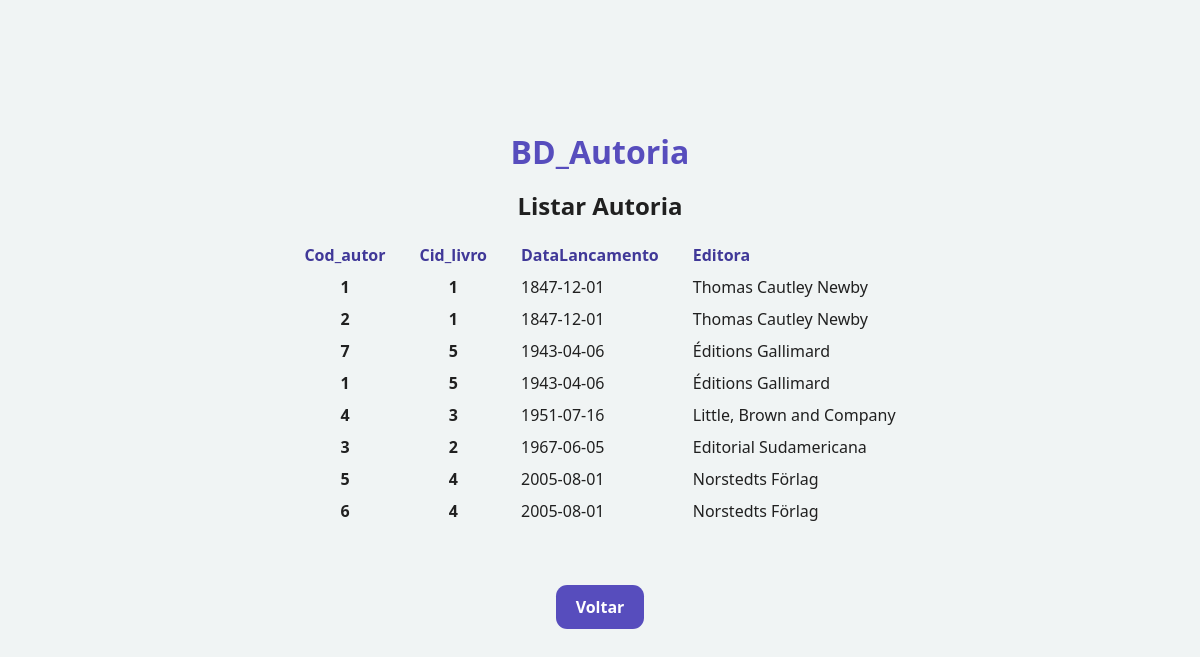
Screenshot of /autoria/listar.php with the database file from the repository.
### tables this page shows
CREATE TABLE `autoria` (
  `Cod_autor` int(11) NOT NULL,
  `Cod_livro` int(11) NOT NULL,
  `DataLancamento` date NOT NULL,
  `Editora` varchar(25) NOT NULL
);

### autoria/autoria.php (called while the page is built, shortened)
<?php
class Autoria
{
    function listar()
    {
        try {
            $this->conn = new Conectar();
            $sql = $this->conn->query("select * from autoria order by DataLancamento");
            $sql->execute();
            return $sql->fetchAll();
        } catch (PDOException $exc) {
            echo "Erro ao executar consulta. " . $exc->getMessage();
        }
    }
}
?>

### autoria/listar.php (the view, shortened to what this page needs)
<!DOCTYPE html>
<html lang="html">
<head>
    <link rel="stylesheet" href="../css/style.css" />
</head>
<body>
    <main>
        <h1>BD_Autoria</h1>
        <h2>Listar Autoria</h2>
        <?php
        include_once 'autoria.php';
        $a = new Autoria();
        $aut_bd = $a->listar();
        ?>
        <table>
            <tr>
                <th>
                    Cod_autor
                </th>
                <th>
                    Cid_livro
                </th>
                <th>
                    DataLancamento
                </th>
                <th>
                    Editora
                </th>
            </tr>
            <?php
            foreach ($aut_bd as $prod_mostrar) {
                ?>
                <tr>
                    <td>
                        <b>
                            <?php echo $prod_mostrar[0]; ?>
                        </b>
                    </td>
                    <td>
                        <b>
                            <?php echo $prod_mostrar[1]; ?>
                        </b>
                    </td>
                    <td>
                        <?php echo $prod_mostrar[2]; ?>
                    </td>
                    <td>
                        <?php echo $prod_mostrar[3]; ?>
                    </td>
                </tr>
                <?php
            }
            ?>
        </table>
        <br> <button onclick="location.href='../menu.html'">Voltar</button>
        <br>
    </main>
</body>
</html>

### css/style.css (style rules this page uses)
*, *:after, *:before { margin: 0; padding: 0; box-sizing: border-box; border: none; text-decoration: none; font-family: system-ui, -apple-system, BlinkMacSystemFont, "Segoe UI", Roboto, Oxygen, Ubuntu, Cantarell, "Open Sans", "Helvetica Neue", sans-serif; }
body { overflow-x: hidden; display: flex; min-height: 100vh; justify-content: center; align-items: center; }
main { margin-block: 3rem; width: 100%; }
button, input, optgroup, select, textarea { font-family: inherit; font-size: 100%; margin: 0; padding: 0; border: none; }
h1 { color: #574dbd; }
main { display: flex; flex-direction: column; align-items: center; justify-content: center; gap: 1rem; }
body { color: #202020; background-color: #f0f4f4; }
th, td { padding-inline: 1rem; padding-block: 0.25rem; max-width: 40ch; text-wrap: wrap; word-wrap: break-word; }
th { text-align: left; color: #403898; }
td:nth-child(1), th:nth-child(1) { text-align: center; }

### autoria/listar.php (style rules this page uses)
td:nth-child(2), th:nth-child(2) { text-align: center; }

### rows the page displays
autoria: Cod_autor "1", Cod_livro "1", DataLancamento "1847-12-01", Editora "Thomas Cautley Newby"
autoria: Cod_autor "2", Cod_livro "1", DataLancamento "1847-12-01", Editora "Thomas Cautley Newby"
autoria: Cod_autor "7", Cod_livro "5", DataLancamento "1943-04-06", Editora "Éditions Gallimard"
autoria: Cod_autor "1", Cod_livro "5", DataLancamento "1943-04-06", Editora "Éditions Gallimard"
autoria: Cod_autor "4", Cod_livro "3", DataLancamento "1951-07-16", Editora "Little, Brown and Company"
autoria: Cod_autor "3", Cod_livro "2", DataLancamento "1967-06-05", Editora "Editorial Sudamericana"
autoria: Cod_autor "5", Cod_livro "4", DataLancamento "2005-08-01", Editora "Norstedts Förlag"
autoria: Cod_autor "6", Cod_livro "4", DataLancamento "2005-08-01", Editora "Norstedts Förlag"
